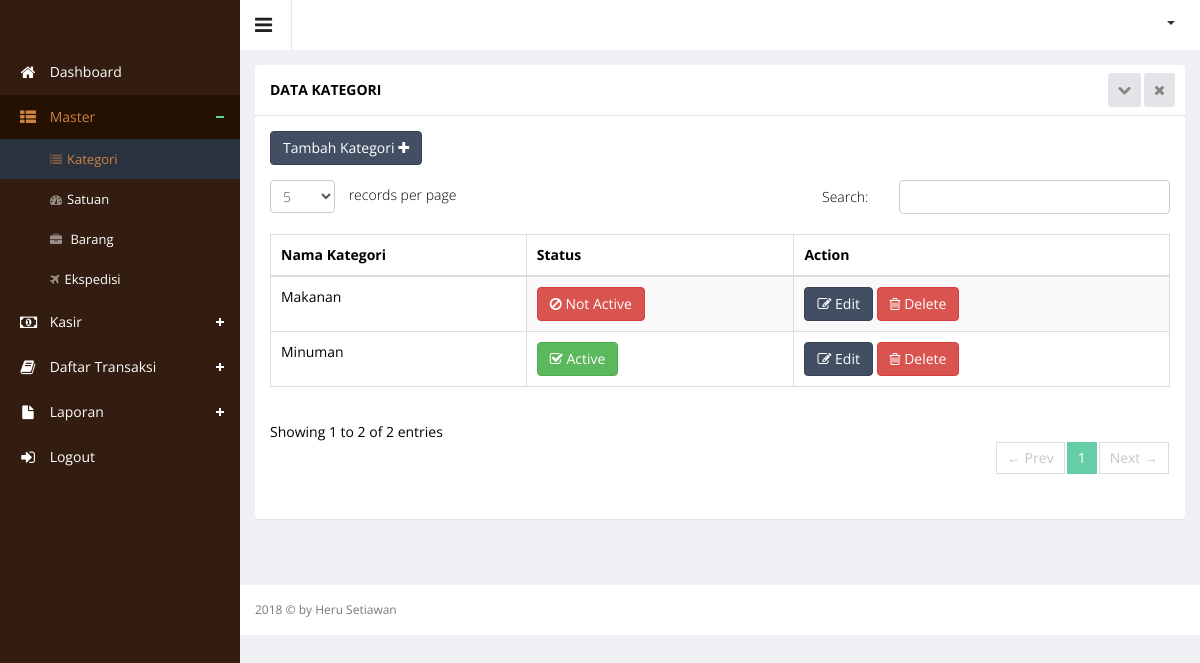
The app's page /index.php?hal=master/category/list (signed in), older data.
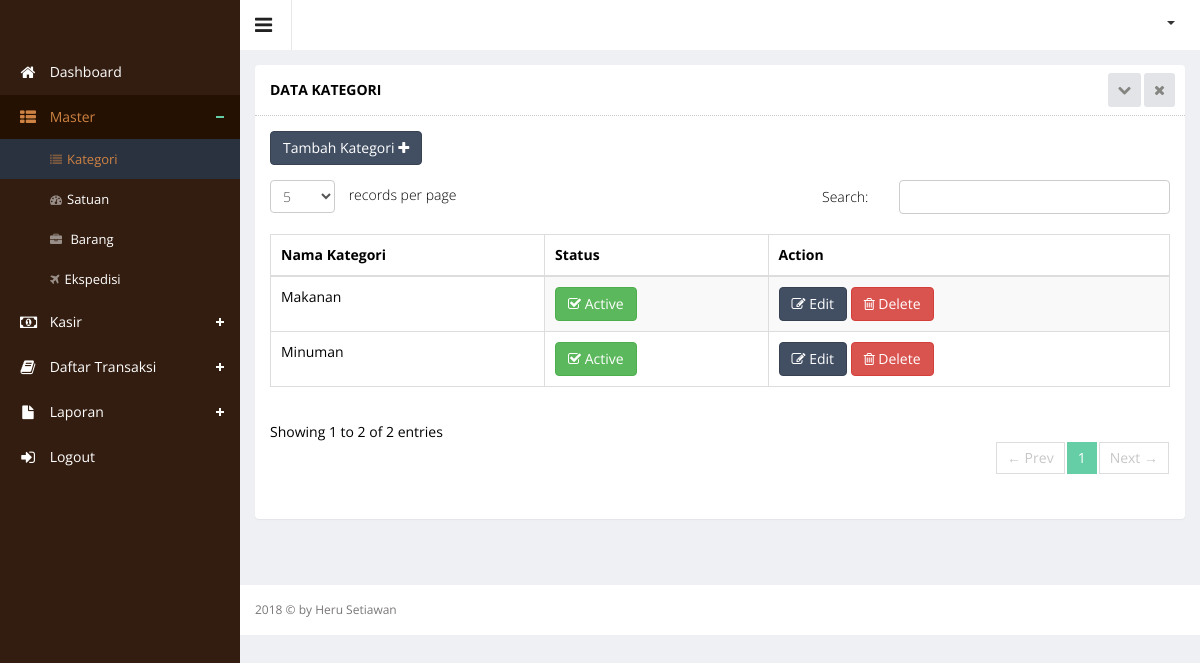
The same page, newer data.
### tables this page shows
CREATE TABLE `category` (
  `category_id` int(11) NOT NULL,
  `category_name` varchar(250) DEFAULT NULL,
  `category_status` enum('Y','N') DEFAULT NULL
);

### master/category/list.php (the view, shortened to what this page needs)
<div class="wrapper">
    <div class="row">
        <div class="col-sm-12">
            <section class="panel">
                <header class="panel-heading">
                    Data KAtegori
                    <span class="tools pull-right">
                        <a href="javascript:;" class="fa fa-chevron-down"></a>
                        <a href="javascript:;" class="fa fa-times"></a>
                     </span>
                </header>
                <div class="panel-body">
                    <div class="adv-table editable-table ">
                        <div class="clearfix">
                            <div class="btn-group">
                                <a href="?hal=master/category/add">
                                    <button data-toggle="modal" class="btn btn-primary">
                                        Tambah Kategori <i class="fa fa-plus"></i>
                                    </button>
                                </a>
                            </div>
                        </div>
                        <table class="table table-striped table-hover table-bordered" id="editable-sample">
                            <thead>
                            <tr>
                                <th>Nama Kategori</th>
                                <th>Status</th>
                                <th>Action</th>
                            </tr>
                            </thead>
                            <tbody>
                            <?php
                            $queryCategory = $connect->query("SELECT * FROM category ORDER BY category_id DESC");
                            while ($rowCategory = mysqli_fetch_array($queryCategory)) {
                                ?>
                                <tr class="">
                                    <td><?php echo $rowCategory['category_name']; ?></td>
                                    <td><?php if ($rowCategory['category_status'] == 'Y') { ?>
                                            <button class="btn btn-success" type="submit"><i
                                                        class="fa fa-check-square-o"></i> Active
                                            </button>
                                        <?php } else { ?>
                                            <button class="btn btn-danger" type="submit"><i class="fa fa-ban"></i> Not
                                                Active
                                            </button>
                                        <?php } ?></td>
                                    <td>
                                        <a href="?hal=master/category/edit&id=<?php echo $rowCategory['category_id']; ?>">
                                            <button class="btn btn-primary" type="submit"><i class="fa fa-edit"></i>
                                                Edit
                                            </button>
                                        </a>
                                        <a href="?hal=master/category/list&hapus=<?php echo $rowCategory['category_id']; ?>">
                                            <button class="btn btn-danger" type="submit" name="hapus"><i
                                                        class="fa fa-trash-o"></i> Delete
                                            </button>
                                        </a>
                                    </td>
                                </tr>
                            <?php } ?>
                            </tbody>
                        </table>
                    </div>
                </div>
            </section>
        </div>
    </div>
</div>

Row changes from the older to the newer data that the page shows:
changed category "Makanan": category_status "Not Active" → "Active"
